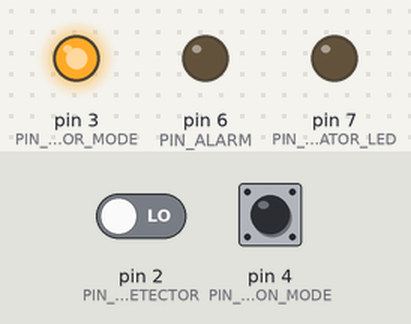
The sketch below on a simulated Arduino Uno, built with avr-gcc and run on an emulated ATmega328P. On the bench: output pins drawn as LEDs (lit = HIGH). Dashed ring = blinking. The test bench sets the inputs (shaded band); at power-on: pin 2 (PIN_HUMAN_DETECTOR) LOW, pin 4 (PIN_BUTTON_MODE) HIGH.

Above: at 1.2 s.
1.3 s: pin 2 (PIN_HUMAN_DETECTOR) driven HIGH
At 1.7 s:
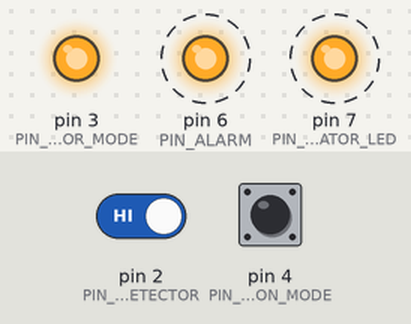
4.3 s: pin 4 (PIN_BUTTON_MODE) pulled LOW for 0.15 s
At 4.9 s:
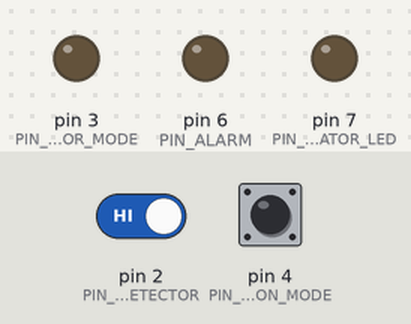
5.9 s: pin 4 (PIN_BUTTON_MODE) pulled LOW for 1 s
At 6.3 s:
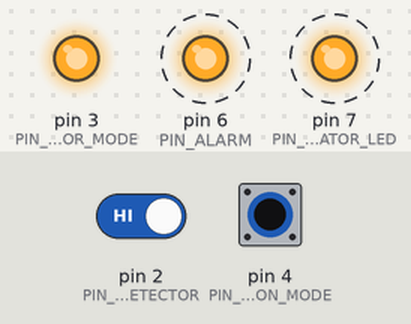
8.9 s: pin 4 (PIN_BUTTON_MODE) pulled LOW for 3.2 s
At 9.3 s:
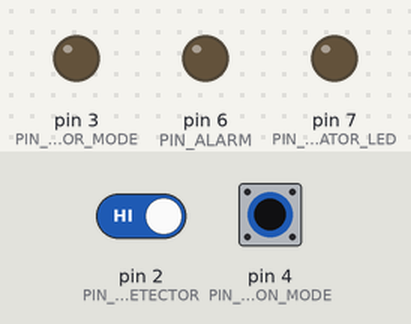
Timing chart, 0 to 11.9 s (numbered marks = the images above; inputs shaded):
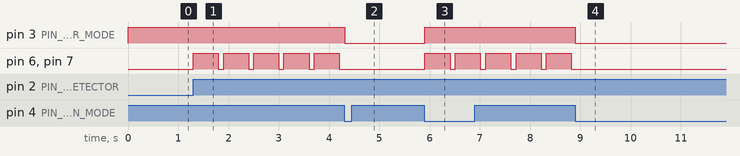

Measured:
- after the input at 1.3 s, pin 6 (PIN_ALARM), pin 7 (PIN_INDICATOR_LED): alternates HIGH for 0.50 s and LOW for 0.10 s, starting at once
- after the input at 4.3 s, pin 3 (PIN_DETECTOR_MODE): HIGH → LOW at once; pin 6 (PIN_ALARM), pin 7 (PIN_INDICATOR_LED): stops changing and stays LOW
- after the input at 5.9 s, pin 3 (PIN_DETECTOR_MODE): LOW → HIGH at once; pin 6 (PIN_ALARM), pin 7 (PIN_INDICATOR_LED): alternates HIGH for 0.50 s and LOW for 0.10 s, starting at once
- after the input at 8.9 s, pin 3 (PIN_DETECTOR_MODE): HIGH → LOW at once; pin 6 (PIN_ALARM), pin 7 (PIN_INDICATOR_LED): stops changing and stays LOW

The sketch:

PIR_Sensor.ino
```cpp
const int PIN_HUMAN_DETECTOR = 2;
const int PIN_DETECTOR_MODE = 3;
const int PIN_BUTTON_MODE = 4;
const int PIN_ALARM = 6;
const int PIN_INDICATOR_LED = 7;

const int ALARM_DURATION = 500;
const int ALARM_DELAY = 100;

bool detector_on = true;
bool button_ready = true;

void setup() {
    pinMode( PIN_HUMAN_DETECTOR, INPUT );
    pinMode( PIN_DETECTOR_MODE, OUTPUT );
    digitalWrite( PIN_DETECTOR_MODE, HIGH );
    pinMode( PIN_INDICATOR_LED, OUTPUT );
    pinMode( PIN_BUTTON_MODE, INPUT_PULLUP );
    pinMode( PIN_ALARM, OUTPUT );
}

void loop() {

    if( digitalRead(PIN_HUMAN_DETECTOR) == HIGH && detector_on ) {
        alarm();
    }

    if( button_ready && digitalRead(PIN_BUTTON_MODE) == LOW ) {
        detector_on = !detector_on;
        button_ready = false;
        delay( 10 );
    } else if( !button_ready && digitalRead(PIN_BUTTON_MODE) == HIGH ) {
        button_ready = true;
        delay( 10 );
    }

    if( detector_on ) {
        digitalWrite( PIN_DETECTOR_MODE, HIGH );
    } else {
        digitalWrite( PIN_DETECTOR_MODE, LOW );
        digitalWrite( PIN_ALARM, LOW );
        digitalWrite( PIN_INDICATOR_LED, LOW );
    }

}

void alarm() {

    /*
     * Multiprogramming technique, alarm bunyi (500ms), delay (100ms)
     * bila tombol detector mode ditekan, matikan alarm secara langsung. Solusi
     * yang lebih bagus adalah interrupt, namun tidak dilakukan demi kemudahan
     * membaca kode :)
     */

    int alarm_duration = ALARM_DURATION;
    int alarm_delay = ALARM_DELAY;

    digitalWrite( PIN_ALARM, HIGH );
    digitalWrite( PIN_INDICATOR_LED, HIGH );
    while( alarm_duration > 0 ) {
        if( button_ready && digitalRead(PIN_BUTTON_MODE) == LOW ) {
            detector_on = false;
            button_ready = false;
            return;
        }
        alarm_duration -= 10;
        delay( 10 );
    }

    digitalWrite( PIN_ALARM, LOW );
    digitalWrite( PIN_INDICATOR_LED, LOW );
    while( alarm_delay > 0 ) {
        if( button_ready && digitalRead(PIN_BUTTON_MODE) == LOW ) {
            detector_on = false;
            button_ready = false;
            return;
        }
        alarm_delay -= 10;
        delay( 10 );
    }
}
```
